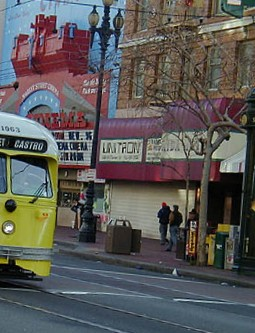
#> input picture lab4/right.jpg, 255 x 333 px
$ python stitch.py
#> lines starting #> are read from the running program, lines starting #| are printed output that depends on the picture
### lab4/keypoint_matching.py
import numpy as np
import cv2 as cv

def compute_matches(img1, img2, threshold=0.75):
    '''
    Computes keypoints, discriptors and matches between two GRAYSCALE images
    Input:
        img1 - image 1
        img2 - image 2
        threshold - float, threshold for the ratio test
    Output:
        kp1 - list of KeyPoints
        kp2 - dito
        des1 - list(?) of descriptors
        des2 - dito
        matches - list of matches between kp1 and kp2, based on des1 an des2
    '''

    # perform sift to get keypoints
    sift = cv.xfeatures2d.SIFT_create()
    kp1, des1 = sift.detectAndCompute(img1, None)
    kp2, des2 = sift.detectAndCompute(img2, None)

    # instantiate matcher object
    matcher = cv.BFMatcher_create()
    # get 2 best matches
    matches = matcher.knnMatch(des1, des2, k=2)
    # apply ratio test -> reject keypoints for which the second best
    # match is not much worse than the best match, as explained by D.Lowe
    # in his paper
    good_matches = []
    for i,j in matches:
        if i.distance < threshold * j.distance:
            good_matches.append([i])

    return kp1, des1, kp2, des2, good_matches

# [20 lines that do not run on import are left out]

### lab4/RANSAC.py
import numpy as np
import cv2 as cv
from keypoint_matching import compute_matches
from matplotlib import pyplot as plt
import math

def get_coords(query, train, matches):
    '''
    Extract the match coordinates from query and train and puts them into numpy arrays
    '''
    coords_query = np.zeros((len(matches), 2))
    coords_train = np.zeros((len(matches), 2))

    for i in range(len(matches)):
        coords_query[i] = np.array(query[matches[i][0].queryIdx].pt)
        coords_train[i] = np.array(train[matches[i][0].trainIdx].pt)

    return coords_query, coords_train

def RANSAC(num_iters, coords_query, coords_train, num_points=10):
    '''
    Performs the RANSAC algorithm to find the affine transformation between
    two images.
    Input:
        num_iters - number of iterations
        coords_query - coordinates of matched keypoints in query, shape is (num_matches, 2)
        coords_train - coordinates of matched keypoints in target, shape is (num_matches, 2)
        num_points - int, number of points to find the LS solution
    Output:
        best_params - best found parameters for the affine trafo
        max_inliers - number of inliers for the best trafo
        best_kp_idcs - ndarray, set of indices keypoints which led to the best fit
    '''
    assert num_points >= 6, 'Expected num_points >= 6, to find a LS solution, but got {}'.format(num_points)
    assert coords_query.shape == coords_train.shape, 'Coords have different shapes: {} and {}'.format(coords_query.shape, coords_train.shape)

    best_params = np.zeros(6)
    max_inliers = 0
    best_kp_idcs = []

    for _ in range(num_iters):
        # sample points
        idcs = np.random.choice(np.arange(coords_query.shape[0]), num_points, replace=False)

        # construct matrix A and vector b
        A = np.zeros((2*num_points,6))
        b = np.zeros((2*num_points))

        for i, idx in enumerate(idcs):
            b[2*i:2*i+2] = np.array(coords_train[idx])
            A[2*i:2*i+2,:] = np.array([[*coords_query[idx],0,0,1,0],\
                                   [0,0,*coords_query[idx],0,1]])


        # find least squares solution to Ax=b, via pseudoinverse
        A_dagger = np.linalg.pinv(A)
        x = A_dagger @ b

        # use current params to apply the transformation to all matches
        B = np.array([[x[0],x[1]], [x[2], x[3]]]) # trafo matrix
        bias = np.array([x[4], x[5]])

        trafo_out = (coords_query @ B.T) + bias[None,:]

        # compute number of inliers
        abs_diff = np.sqrt(np.sum((trafo_out - coords_train)**2, axis=1))
        num_inliers = np.shape(abs_diff[abs_diff<=10])[0]

        # update trafo parameters if this is the best one so far
        if num_inliers > max_inliers:
            max_inliers = num_inliers
            best_params = x
            best_kp_idcs = np.array(idcs, dtype=np.int32)

    return best_params, max_inliers, best_kp_idcs


# [177 lines left out: functions warp, demo, not called in this run]

# [2 lines that do not run on import are left out]

### lab4/stitch.py
import numpy as np
import cv2 as cv
from keypoint_matching import compute_matches
from RANSAC import *
import matplotlib.pyplot as plt


def demo():
    '''
    Demo code
    '''

    # specify paths
    path1 = './right.jpg'
    path2 = './left.jpg'

    # load images
    img1 = cv.imread(path1)
#> img1 is the input picture: shape (333, 255, 3); mean B, G, R 87.1, 89.1, 90.6
    img2 = cv.imread(path2)
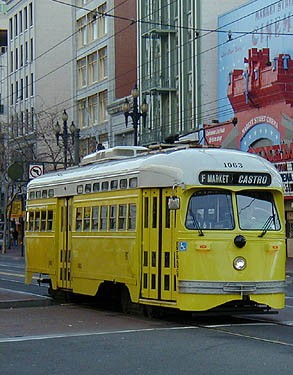
#> input picture lab4/left.jpg, 293 x 375 px
#> img2 is the input picture: shape (375, 293, 3); mean B, G, R 97.6, 110.5, 104.9
    gray1= cv.cvtColor(img1, cv.COLOR_BGR2GRAY)
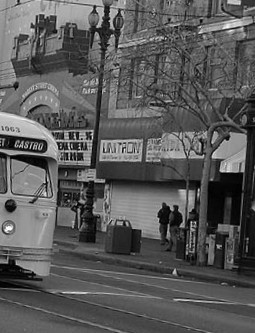
#> gray1: shape (333, 255); min 0, max 255, mean 89.3
    gray2= cv.cvtColor(img2, cv.COLOR_BGR2GRAY)
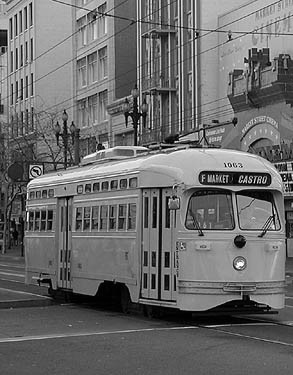
#> gray2: shape (375, 293); min 0, max 255, mean 107.3

    # num iterations for RANSAC
    N = 100

    # num points to sample for RANSAC
    num_points = 10

    # compute matchings: query=boat1, target=boat2
    kp_query, des1, kp_train, des2, matches = compute_matches(gray1, gray2, threshold=0.75)
#> in compute_matches, `kp1, des1 = sift.detectAndCompute(img1, None)`: kp1 = 860 keypoints; strongest (x, y, size): (8, 228, 4.1), (10, 207, 7.8), (174, 272, 2.6), (95, 7, 2.3)
#> in compute_matches, `kp2, des2 = sift.detectAndCompute(img2, None)`: kp2 = 708 keypoints; strongest (x, y, size): (145, 148, 1.9), (26, 8, 2), (31, 4, 2.1), (103, 148, 2)
#> in compute_matches, `matches = matcher.knnMatch(des1, des2, k=2)`: matches = 860 matches
#> after the loop in compute_matches, `for i,j in matches:`: good_matches = 100 matches
#> kp_query has the same summary as kp1 in compute_matches; kp_train has the same summary as kp2 in compute_matches; matches = 100 matches

    # if we compute as compute_matches(img1, img2), then
    # query is kp1
    # train is kp2

    # extract all coordinates and put them into numpy arrays
    coords_query, coords_train = get_coords(kp_query, kp_train, matches)
#> in get_coords, `coords_query = np.zeros((len(matches), 2))`: coords_query = 100 pairs, first value 0 to 0, second value 0 to 0
#> the loop in get_coords, `for i in range(len(matches)):` made 100 passes
#> after the loop in get_coords, `for i in range(len(matches)):`: coords_query = 100 pairs, first value 8.43 to 232.6, second value 5.19 to 290.1; coords_train = 100 pairs, first value 64.88 to 289, second value 43.88 to 322.4

    # perform RANSAC on the matches
    trafo_params, inliers, best_kp_idcs = RANSAC(N, coords_query, coords_train, num_points)
#> after the loop in RANSAC, `for _ in range(num_iters):`: best_params = [0.995, 0.0864, -0.0876, 0.997, 211.5, 37.33]; max_inliers = 93
#> trafo_params = [0.995, 0.0864, -0.0876, 0.997, 211.5, 37.33]; inliers = 93; best_kp_idcs = [18, 29, 64, 92, 72, 87, 5, 15, 12, 17]
    print('Optimal parameters are {}, with {} inliers.'.format(trafo_params, inliers))
#| Optimal parameters are [ 9.95095297e-01  8.63755129e-02 -8.76216304e-02  9.97128708e-01
#|   2.11461615e+02  3.73336204e+01], with 93 inliers.

    # find the corners of the transformed query (right) image
    # cv2.warpAffine takes a 2x3 matrix, where the last column is the bias
    M = np.array([[trafo_params[0], trafo_params[1], trafo_params[4]], [trafo_params[2], trafo_params[3], trafo_params[5]]])
#> M = [[0.995, 0.0864, 211.5], [-0.0876, 0.997, 37.33]]

    a, b, _ = img1.shape
#> a = 333; b = 255
    corners = np.array([[0, 0, b, b], [0, a, 0, a]])
#> corners = [[0, 0, 255, 255], [0, 333, 0, 333]]
    warped_corners = M[:, :2] @ corners + M[:, 2, None]
#> warped_corners = [[211.5, 240.2, 465.2, 494], [37.33, 369.4, 14.99, 347]]

    bottom = np.floor(np.max(warped_corners[1])).astype(int)
#> bottom = 369
    right = np.floor(np.max(warped_corners[0])).astype(int)
#> right = 493

    trafo_query = cv.warpAffine(img1, M, (right, bottom))
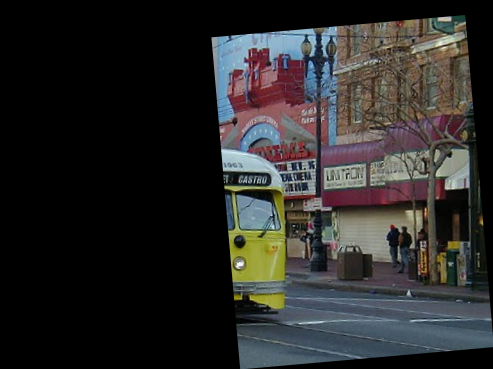
#> trafo_query: shape (369, 493, 3); mean B, G, R 40.6, 41.6, 42.3

    cv.imwrite('warped_right.jpg', trafo_query)

    bottom = max(bottom, img2.shape[0])
#> bottom = 375
    right = max(right, img2.shape[1])

    # How do we find the new size?
    # This takes the smallest rectangle that contains everything
    new_size = (bottom, right, 3)
#> new_size = (375, 493, 3)

    stitched_img = np.zeros(new_size)
    stitched_img[:trafo_query.shape[0], :trafo_query.shape[1], :] = trafo_query
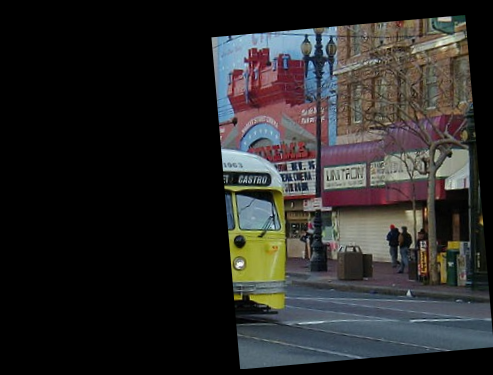
#> stitched_img: shape (375, 493, 3) float64; mean B, G, R 40, 40.9, 41.6
    stitched_img[:img2.shape[0], :img2.shape[1], :] = img2
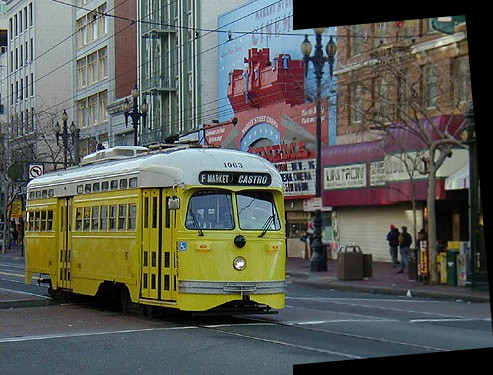
#> stitched_img: shape (375, 493, 3) float64; mean B, G, R 85.6, 93.4, 90.9
    stitched_img /= 255
    # convert BGR to RGB
    stitched_img = stitched_img[:, :, ::-1]
    img1 = img1[:, :, ::-1]
    img2 = img2[:, :, ::-1]
    fig=plt.figure()
    plt.subplot(1, 3, 1)
    plt.imshow(img2)
    plt.title('left')
    plt.subplot(1, 3, 2)
    plt.imshow(img1)
    plt.title('right')
    plt.subplot(1, 3, 3)
    plt.imshow(stitched_img)
    plt.title('stiched image')
    plt.show()


if __name__ == "__main__":
    demo()
